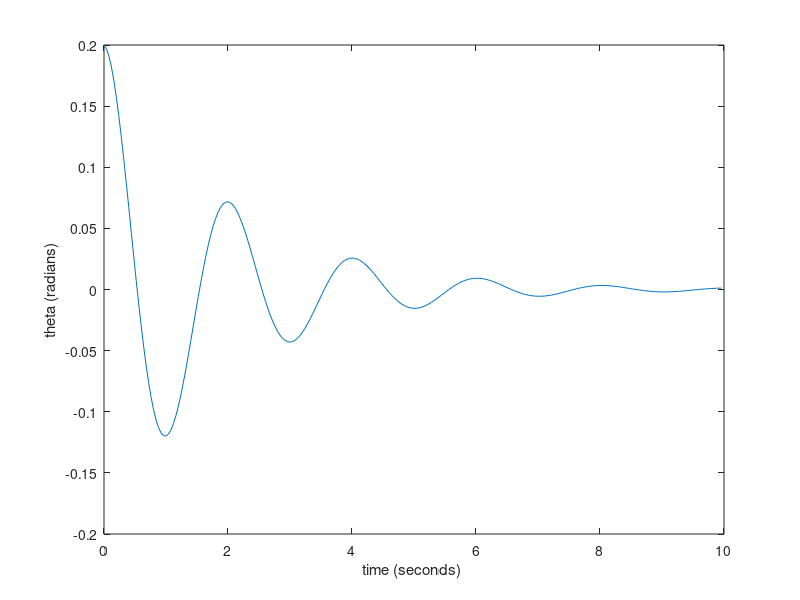

This chart was generated by the following MATLAB code:
length= 1; %length of pendulum in meters
g=9.8; % acceleration of gravity in meters per second squared
q=1; %damping strength
n = 250;
dt = 0.04;
omega = zeros(n,1); 
theta = zeros(n,1);
time = zeros(n,1);
theta(1)=0.2; %intial displacment

for step = 1:n-1 % loop over the timesteps
omega(step+1) = omega(step) - (g/length)*theta(step)*dt-q*omega(step)*dt;
theta(step+1) = theta(step)+omega(step+1)*dt;
time(step+1) = time(step) + dt;
end

plot(time,theta ); 
xlabel('time (seconds) ');
ylabel('theta (radians)');